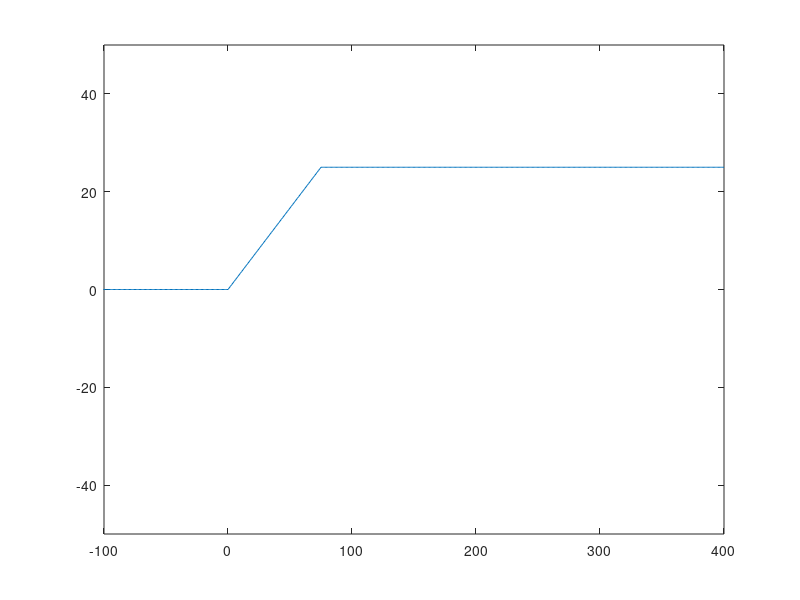

This chart was generated by the following MATLAB code:
function Labb1()
    Labb1a()
end

function Labb1a()
    x = -200:400;
    y = arrayfun(@f, x);
    
    plot(x, y)
    xlim([-100, 400])
    ylim([-50, 50])
end

function y = f(x)
    if x <= 0
        y = 0;
    elseif 0 < x && x < 75
        y = x/3;
    else 
        y = 25;
    end
end
